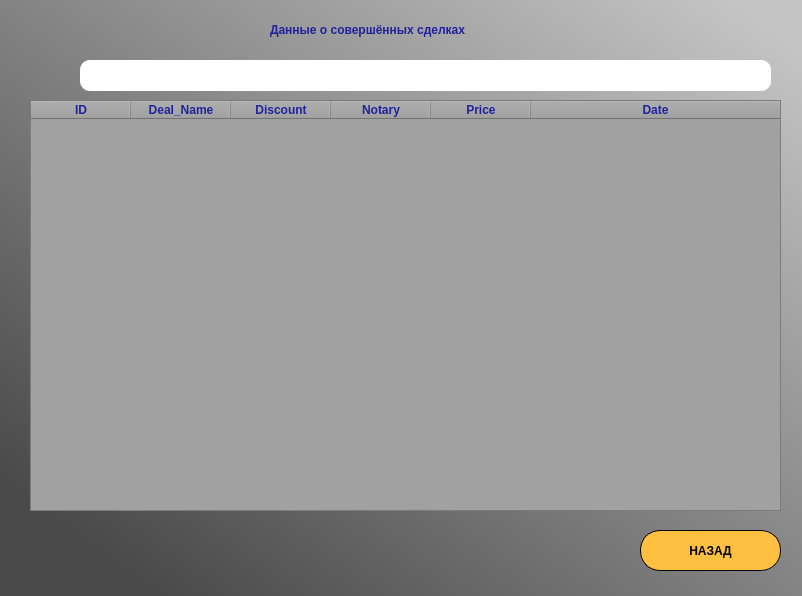
<?xml version="1.0" encoding="UTF-8"?>
<ui version="4.0">
 <class>CompletedDealsWindow</class>
 <widget class="QMainWindow" name="CompletedDealsWindow">
  <property name="geometry">
   <rect>
    <x>0</x>
    <y>0</y>
    <width>802</width>
    <height>596</height>
   </rect>
  </property>
  <property name="windowTitle">
   <string>MainWindow</string>
  </property>
  <widget class="QWidget" name="centralwidget">
   <widget class="QLabel" name="label">
    <property name="geometry">
     <rect>
      <x>0</x>
      <y>0</y>
      <width>821</width>
      <height>601</height>
     </rect>
    </property>
    <property name="styleSheet">
     <string notr="true">background-color: qlineargradient(spread:reflect, x1:0.0201244, y1:0.96, x2:1, y2:0, stop:0.0746269 rgba(74, 74, 74, 255), stop:0.950249 rgba(197, 197, 197, 255));</string>
    </property>
    <property name="text">
     <string/>
    </property>
   </widget>
   <widget class="QTableWidget" name="DealsTable">
    <property name="geometry">
     <rect>
      <x>30</x>
      <y>100</y>
      <width>751</width>
      <height>411</height>
     </rect>
    </property>
    <property name="styleSheet">
     <string notr="true">background-color: rgb(161, 161, 161);</string>
    </property>
    <property name="editTriggers">
     <set>QAbstractItemView::NoEditTriggers</set>
    </property>
    <property name="tabKeyNavigation">
     <bool>false</bool>
    </property>
    <property name="showDropIndicator" stdset="0">
     <bool>false</bool>
    </property>
    <property name="dragDropOverwriteMode">
     <bool>false</bool>
    </property>
    <property name="selectionMode">
     <enum>QAbstractItemView::ExtendedSelection</enum>
    </property>
    <attribute name="horizontalHeaderStretchLastSection">
     <bool>true</bool>
    </attribute>
    <column>
     <property name="text">
      <string>ID</string>
     </property>
     <property name="font">
      <font>
       <weight>75</weight>
       <bold>true</bold>
      </font>
     </property>
     <property name="foreground">
      <brush brushstyle="SolidPattern">
       <color alpha="255">
        <red>32</red>
        <green>34</green>
        <blue>156</blue>
       </color>
      </brush>
     </property>
    </column>
    <column>
     <property name="text">
      <string>Deal_Name</string>
     </property>
     <property name="font">
      <font>
       <weight>75</weight>
       <bold>true</bold>
      </font>
     </property>
     <property name="foreground">
      <brush brushstyle="SolidPattern">
       <color alpha="255">
        <red>32</red>
        <green>34</green>
        <blue>156</blue>
       </color>
      </brush>
     </property>
    </column>
    <column>
     <property name="text">
      <string>Discount</string>
     </property>
     <property name="font">
      <font>
       <weight>75</weight>
       <bold>true</bold>
      </font>
     </property>
     <property name="foreground">
      <brush brushstyle="SolidPattern">
       <color alpha="255">
        <red>32</red>
        <green>34</green>
        <blue>156</blue>
       </color>
      </brush>
     </property>
    </column>
    <column>
     <property name="text">
      <string>Notary</string>
     </property>
     <property name="font">
      <font>
       <weight>75</weight>
       <bold>true</bold>
      </font>
     </property>
     <property name="foreground">
      <brush brushstyle="SolidPattern">
       <color alpha="255">
        <red>32</red>
        <green>34</green>
        <blue>156</blue>
       </color>
      </brush>
     </property>
    </column>
    <column>
     <property name="text">
      <string>Price</string>
     </property>
     <property name="font">
      <font>
       <weight>75</weight>
       <bold>true</bold>
      </font>
     </property>
     <property name="foreground">
      <brush brushstyle="SolidPattern">
       <color alpha="255">
        <red>32</red>
        <green>34</green>
        <blue>156</blue>
       </color>
      </brush>
     </property>
    </column>
    <column>
     <property name="text">
      <string>Date</string>
     </property>
     <property name="font">
      <font>
       <weight>75</weight>
       <bold>true</bold>
      </font>
     </property>
     <property name="foreground">
      <brush brushstyle="SolidPattern">
       <color alpha="255">
        <red>32</red>
        <green>34</green>
        <blue>156</blue>
       </color>
      </brush>
     </property>
    </column>
   </widget>
   <widget class="QLabel" name="label_2">
    <property name="geometry">
     <rect>
      <x>270</x>
      <y>20</y>
      <width>261</width>
      <height>20</height>
     </rect>
    </property>
    <property name="font">
     <font>
      <pointsize>9</pointsize>
      <weight>75</weight>
      <bold>true</bold>
     </font>
    </property>
    <property name="styleSheet">
     <string notr="true">color: rgb(32, 34, 156);</string>
    </property>
    <property name="text">
     <string>Данные о совершённых сделках</string>
    </property>
   </widget>
   <widget class="QPushButton" name="BackBtn">
    <property name="geometry">
     <rect>
      <x>640</x>
      <y>530</y>
      <width>141</width>
      <height>41</height>
     </rect>
    </property>
    <property name="font">
     <font>
      <weight>75</weight>
      <bold>true</bold>
     </font>
    </property>
    <property name="styleSheet">
     <string notr="true">border-color: rgb(255, 249, 62);
border-radius: 20px;
background-color: rgb(255, 192, 66);
border: 1px solid #000000</string>
    </property>
    <property name="text">
     <string>НАЗАД</string>
    </property>
   </widget>
   <widget class="QLineEdit" name="searchEdit">
    <property name="geometry">
     <rect>
      <x>80</x>
      <y>60</y>
      <width>691</width>
      <height>31</height>
     </rect>
    </property>
    <property name="styleSheet">
     <string notr="true">border-radius:10px</string>
    </property>
   </widget>
   <widget class="QLabel" name="label_3">
    <property name="geometry">
     <rect>
      <x>40</x>
      <y>60</y>
      <width>31</width>
      <height>31</height>
     </rect>
    </property>
    <property name="text">
     <string/>
    </property>
    <property name="pixmap">
     <pixmap resource="../Icons/icons.qrc">:/icons/search_200941.png</pixmap>
    </property>
    <property name="scaledContents">
     <bool>true</bool>
    </property>
   </widget>
  </widget>
 </widget>
 <resources>
  <include location="../Icons/icons.qrc"/>
 </resources>
 <connections/>
</ui>
